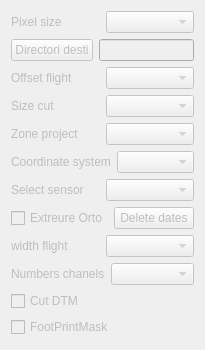
<?xml version="1.0" encoding="UTF-8"?>
<ui version="4.0">
 <class>CreateOrto</class>
 <widget class="QWidget" name="CreateOrto">
  <property name="geometry">
   <rect>
    <x>0</x>
    <y>0</y>
    <width>197</width>
    <height>350</height>
   </rect>
  </property>
  <property name="windowTitle">
   <string>Form</string>
  </property>
  <layout class="QVBoxLayout" name="verticalLayout">
   <item>
    <layout class="QHBoxLayout" name="horizontalLayout_33">
     <item>
      <widget class="QLabel" name="labelTamanoPixelOrto">
       <property name="enabled">
        <bool>false</bool>
       </property>
       <property name="text">
        <string>Pixel size</string>
       </property>
      </widget>
     </item>
     <item>
      <widget class="QComboBox" name="comboBoxTamanoPixelOrto">
       <property name="enabled">
        <bool>false</bool>
       </property>
      </widget>
     </item>
    </layout>
   </item>
   <item>
    <layout class="QHBoxLayout" name="horizontalLayout">
     <item>
      <widget class="QPushButton" name="pushButtonFolderOutOrto">
       <property name="enabled">
        <bool>false</bool>
       </property>
       <property name="text">
        <string>Directori desti</string>
       </property>
      </widget>
     </item>
     <item>
      <widget class="QLineEdit" name="lineEditFolderOutOrto">
       <property name="enabled">
        <bool>false</bool>
       </property>
       <property name="toolTip">
        <string/>
       </property>
       <property name="inputMask">
        <string/>
       </property>
       <property name="dragEnabled">
        <bool>false</bool>
       </property>
       <property name="readOnly">
        <bool>true</bool>
       </property>
      </widget>
     </item>
    </layout>
   </item>
   <item>
    <layout class="QHBoxLayout" name="horizontalLayout_38">
     <item>
      <widget class="QLabel" name="labelOffsetPasadaOrto">
       <property name="enabled">
        <bool>false</bool>
       </property>
       <property name="text">
        <string>Offset flight</string>
       </property>
      </widget>
     </item>
     <item>
      <widget class="QComboBox" name="comboBoxOffsetPasadaOrto">
       <property name="enabled">
        <bool>false</bool>
       </property>
      </widget>
     </item>
    </layout>
   </item>
   <item>
    <layout class="QHBoxLayout" name="horizontalLayout_35">
     <item>
      <widget class="QLabel" name="labelCortarOrto">
       <property name="enabled">
        <bool>false</bool>
       </property>
       <property name="text">
        <string>Size cut</string>
       </property>
      </widget>
     </item>
     <item>
      <widget class="QComboBox" name="comboBoxTamanyoCortarOrto">
       <property name="enabled">
        <bool>false</bool>
       </property>
      </widget>
     </item>
    </layout>
   </item>
   <item>
    <layout class="QHBoxLayout" name="horizontalLayout_32">
     <item>
      <widget class="QLabel" name="labelAmbitoProyectoOrto">
       <property name="enabled">
        <bool>false</bool>
       </property>
       <property name="text">
        <string>Zone project</string>
       </property>
      </widget>
     </item>
     <item>
      <widget class="QComboBox" name="comboBoxAmbitoProyectoOrto">
       <property name="enabled">
        <bool>false</bool>
       </property>
      </widget>
     </item>
    </layout>
   </item>
   <item>
    <layout class="QHBoxLayout" name="horizontalLayout_34">
     <item>
      <widget class="QLabel" name="labelCoordinateSystemOrto">
       <property name="enabled">
        <bool>false</bool>
       </property>
       <property name="text">
        <string>Coordinate system</string>
       </property>
      </widget>
     </item>
     <item>
      <widget class="QComboBox" name="comboBoxCoordinateSystemOrto">
       <property name="enabled">
        <bool>false</bool>
       </property>
      </widget>
     </item>
    </layout>
   </item>
   <item>
    <layout class="QHBoxLayout" name="horizontalLayout_37">
     <item>
      <widget class="QLabel" name="labelSelectSensor">
       <property name="enabled">
        <bool>false</bool>
       </property>
       <property name="text">
        <string>Select sensor</string>
       </property>
      </widget>
     </item>
     <item>
      <widget class="QComboBox" name="comboBoxSelectSensor">
       <property name="enabled">
        <bool>false</bool>
       </property>
      </widget>
     </item>
    </layout>
   </item>
   <item>
    <layout class="QHBoxLayout" name="horizontalLayout_2">
     <item>
      <widget class="QCheckBox" name="checkBoxExtraerOrto">
       <property name="enabled">
        <bool>false</bool>
       </property>
       <property name="text">
        <string>Extreure Orto</string>
       </property>
      </widget>
     </item>
     <item>
      <widget class="QPushButton" name="pushButtonDeleteDatesOrto">
       <property name="enabled">
        <bool>false</bool>
       </property>
       <property name="text">
        <string>Delete dates</string>
       </property>
      </widget>
     </item>
     <item>
      <spacer name="horizontalSpacer">
       <property name="orientation">
        <enum>Qt::Horizontal</enum>
       </property>
       <property name="sizeHint" stdset="0">
        <size>
         <width>40</width>
         <height>20</height>
        </size>
       </property>
      </spacer>
     </item>
    </layout>
   </item>
   <item>
    <layout class="QHBoxLayout" name="horizontalLayout_39">
     <item>
      <widget class="QLabel" name="labelAnchoPasadaOrto">
       <property name="enabled">
        <bool>false</bool>
       </property>
       <property name="text">
        <string>width flight</string>
       </property>
      </widget>
     </item>
     <item>
      <widget class="QComboBox" name="comboBoxAnchoPasadaOrto">
       <property name="enabled">
        <bool>false</bool>
       </property>
      </widget>
     </item>
    </layout>
   </item>
   <item>
    <layout class="QHBoxLayout" name="horizontalLayout_36">
     <item>
      <widget class="QLabel" name="labelNumeroCanalesspasadaOrto">
       <property name="enabled">
        <bool>false</bool>
       </property>
       <property name="text">
        <string>Numbers chanels</string>
       </property>
      </widget>
     </item>
     <item>
      <widget class="QComboBox" name="comboBoxNumeroCanalesspasadaOrto">
       <property name="enabled">
        <bool>false</bool>
       </property>
      </widget>
     </item>
    </layout>
   </item>
   <item>
    <widget class="QCheckBox" name="checkBoxCortarOrto">
     <property name="enabled">
      <bool>false</bool>
     </property>
     <property name="text">
      <string>Cut DTM</string>
     </property>
    </widget>
   </item>
   <item>
    <widget class="QCheckBox" name="checkBoxFootPrintMaskOrto">
     <property name="enabled">
      <bool>false</bool>
     </property>
     <property name="text">
      <string>FootPrintMask</string>
     </property>
    </widget>
   </item>
   <item>
    <spacer name="verticalSpacer">
     <property name="orientation">
      <enum>Qt::Vertical</enum>
     </property>
     <property name="sizeHint" stdset="0">
      <size>
       <width>20</width>
       <height>9</height>
      </size>
     </property>
    </spacer>
   </item>
  </layout>
 </widget>
 <resources/>
 <connections/>
</ui>
